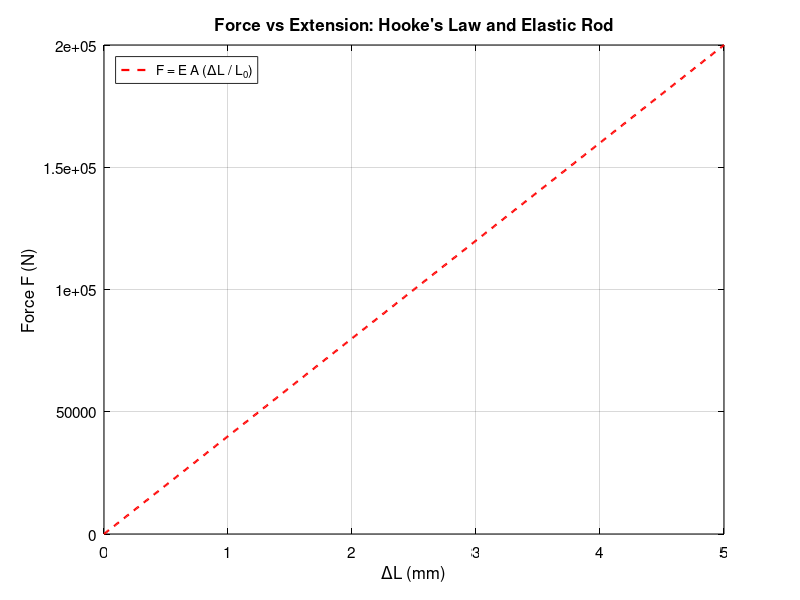

The MATLAB source for this figure:
clearvars; close all;

% Parameters (edit as needed)
k = 2000;        % spring constant (N/m) for F = k * dL
E = 2e11;        % Young's modulus (Pa) (e.g., steel ~200 GPa)
A = 1e-4;        % cross-sectional area (m^2)
L0 = 0.5;        % original length of rod (m)

% ΔL range (m)
dL = linspace(0, 5e-3, 500);   % 0 to 5 mm

% Forces
F_spring = k .* dL;                    % Hooke's law
F_rod    = E .* A .* (dL ./ L0);       % from stress = E * strain -> F = E A dL / L0

% Plot main curves
figure('Color','w','Position',[200 200 700 500]);
plot(dL*1e3, F_rod,    'r--', 'LineWidth',1.6);
xlabel('\DeltaL (mm)', 'Color','k');
ylabel('Force F (N)', 'Color','k');
title('Force vs Extension: Hooke''s Law and Elastic Rod', 'Color','k');
legend('F = E A (\DeltaL / L_0)','Location','northwest');
grid on; box on;
set(gca,'XColor','k','YColor','k','FontSize',11);

% Print key values at a sample extension
dL_sample = 2e-3; % 2 mm
Fs = k * dL_sample;
Fr = E * A * (dL_sample / L0);
fprintf('At ΔL = %.3f mm: F_spring = %.3f N, F_rod = %.3f N, rel diff = %.3e\n',...
        dL_sample*1e3, Fs, Fr, (Fr-Fs)/max(Fr,eps));